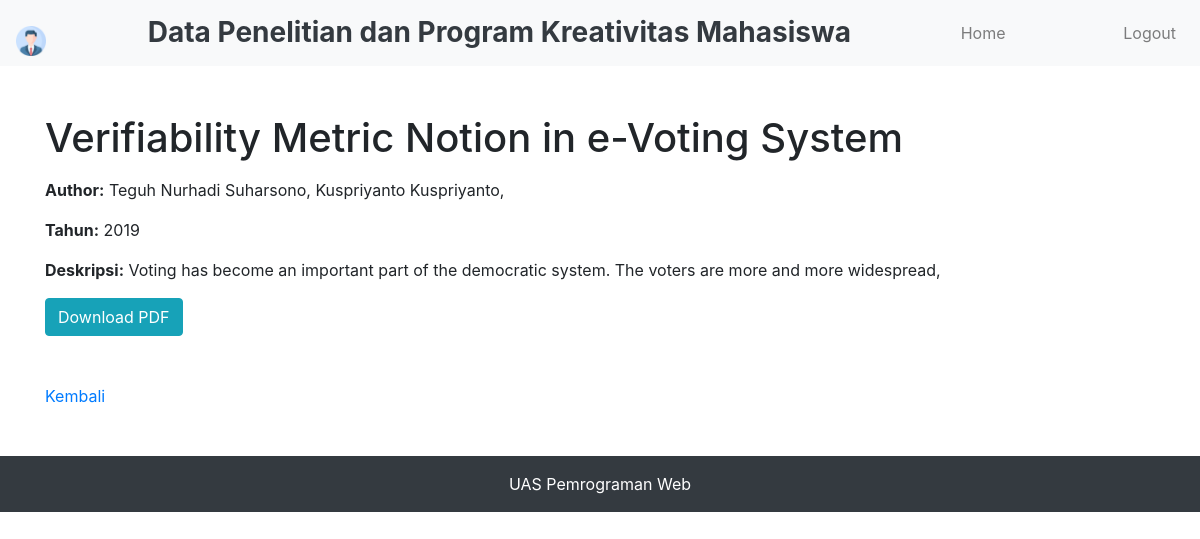
Screenshot of /detail.php?id=6 with the database file from the repository.
### tables this page shows
CREATE TABLE `records` (
  `id` int(11) NOT NULL,
  `judul` varchar(50) NOT NULL,
  `author` varchar(50) NOT NULL,
  `tahun` int(4) NOT NULL,
  `deskripsi` text NOT NULL,
  `file` varchar(255) NOT NULL,
  `created_at` timestamp NOT NULL DEFAULT current_timestamp()
);

### detail.php (the view, shortened to what this page needs)
<?php
require('koneksi.php');
$judul = "";
$author = "";
$tahun = "";
$deskripsi = "";
$file = "";
if (isset($_GET['id']) && !empty($_GET['id'])) {
    $id = $_GET['id'];
    $query = "SELECT * FROM records WHERE id = $id";
    $result = mysqli_query($conn, $query);
    if ($result && mysqli_num_rows($result) > 0) {
        $row = mysqli_fetch_assoc($result);
        $judul = $row['judul'];
        $author = $row['author'];
        $tahun = $row['tahun'];
        $deskripsi = $row['deskripsi'];
        $file = $row['file'];
    } else {
        $pageTitle = "Data Tidak Ditemukan";
    }
} else {
    $pageTitle = "Parameter ID Tidak Ditemukan";
}
?>
<!DOCTYPE html>
<html lang="en">
<head>
    <link rel="stylesheet" href="https://stackpath.bootstrapcdn.com/bootstrap/4.5.2/css/bootstrap.min.css">
</head>
<body>
    <?php include "layout/header.php" ?>
    <div class="container mt-5">
        <h1 class="mb-3"><?php echo $judul; ?></h1>
        <p><strong>Author:</strong> <?php echo $author; ?></p>
        <p><strong>Tahun:</strong> <?php echo $tahun; ?></p>
        <p><strong>Deskripsi:</strong> <?php echo $deskripsi; ?></p>
        <?php if (!empty($file)) : ?>
            <a href="download.php?file=<?php echo urlencode($file); ?>" class="btn btn-info" download>Download PDF</a>
        <?php else : ?>
            <p class="text-danger">File tidak tersedia untuk diunduh.</p>
        <?php endif; ?>
        <p class="mt-5"><a href="javascript:history.back()">Kembali</a></p>
    </div>
</body>
</html>

### rows the page displays
records: judul "Verifiability Metric Notion in e-Voting System", author "Teguh Nurhadi Suharsono, Kuspriyanto Kuspriyanto,", tahun "2019", deskripsi "Voting has become an important part of the democratic system. The voters are more and more widespread,"
